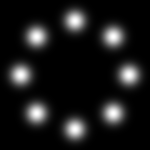
#> input picture test.png, 150 x 150 px, given in place of test.jpg, which was not available
$ python analysis.py
#> lines starting #> are read from the running program, lines starting #| are printed output that depends on the picture; long printed decimals are rounded; pictures that were not available may be replaced by others from this repository, and a replacement may not be noted
import cv2
import os

import matplotlib.pyplot as plt
import numpy as np

plt.rcParams['font.sans-serif'] = ['Arial']  # 如果要显示中文字体,则在此处设为：SimHei
plt.rcParams['axes.unicode_minus'] = False  # 显示负号
plt.rcParams['font.size'] = 40
# plt.rcParams['font.weight'] = 'bold'

def calc_mse(a, b):
    return np.mean((a-b)**2)

def calc_rmse(a, b):
    return np.sqrt(np.mean((a-b)**2))

def cal_relative_error(a, b):
    return np.abs(a-b)/a

pcolor = {'red': (239/255, 131/255, 119/255),
          'blue': (65/255, 113/255, 156/255),
          'green': (173, 208, 92)}

def main():
    # [14 lines of commented-out code are left out]
    image = cv2.imread('test.jpg', cv2.IMREAD_GRAYSCALE)
#> image is the input picture: shape (150, 150); min 0, max 255, mean 25.9
    image = cv2.resize(image, (256,256))
#> image: shape (256, 256)

    phase_obj = image / 255 * 2 * np.pi *0.5 #* 0.5
    magnitudes = np.abs(np.fft.fft2(np.exp(1j*phase_obj)))
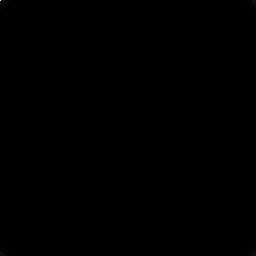
#> magnitudes: shape (256, 256) float64; min 0, max 55872.6, mean 9.2; drawn with min black and max white
    plt.figure()
    plt.imshow(phase_obj/(2*np.pi), cmap='gray', vmin=0, vmax=0.5)
    # plt.colorbar(ticks=[np.min(phase_obj), np.max(phase_obj)])
    plt.colorbar(ticks=[0, 0.5])   # 图上注明单位2Π rad
    plt.axis('off')
    plt.show()
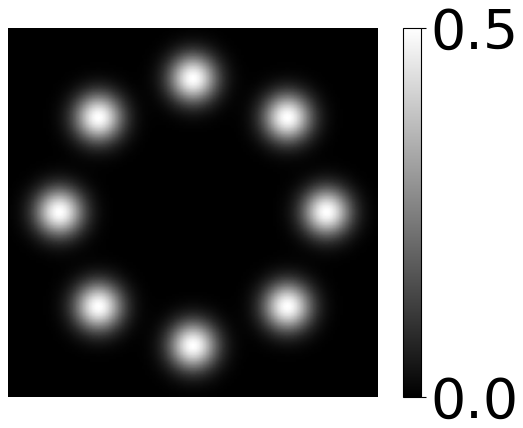
#> figure drawn by matplotlib, 2 panels
    plt.figure()
    plt.imshow(np.log(np.fft.fftshift(magnitudes**2)), cmap='gray', vmin=-7, vmax=22)
    print(np.min(np.log(np.fft.fftshift(magnitudes**2))), np.max(np.log(np.fft.fftshift(magnitudes**2))))
#| -inf 21.862
    plt.plot([128]*256, range(256), color=pcolor['red'], linestyle='--', linewidth=5)
    # plt.imshow(np.fft.fftshift(magnitudes), cmap='gray')
    plt.colorbar(ticks=[-7, 22])
    plt.axis('off')
    plt.show()
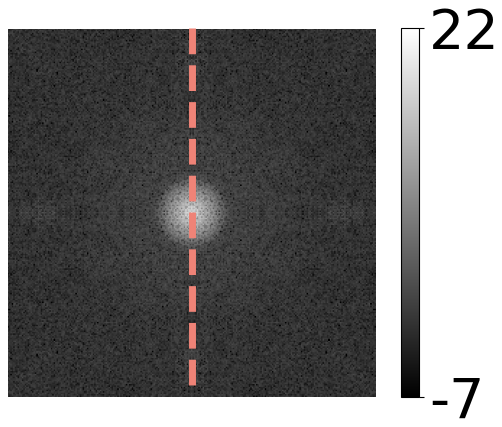
#> figure drawn by matplotlib, 2 panels
    plt.figure()
    plt.plot(np.arange(-0.5, 0.5, 1/256), np.log(np.fft.fftshift(magnitudes**2))[image.shape[0]//2, :], color=pcolor['blue'])
    plt.xlim([-0.5, 0.5])
    plt.xticks([-0.5, 0 , 0.5], fontsize=16)
    plt.yticks(fontsize=16)
    plt.show()
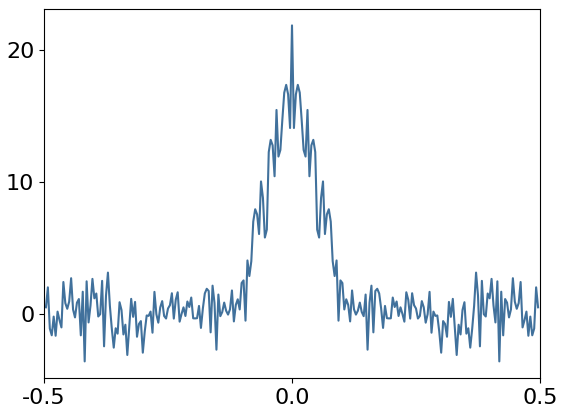
#> figure drawn by matplotlib, 1 panel
    # 原光强图
    plt.figure()
    plt.imshow(np.fft.fftshift(magnitudes**2), cmap='gray')
    plt.show()
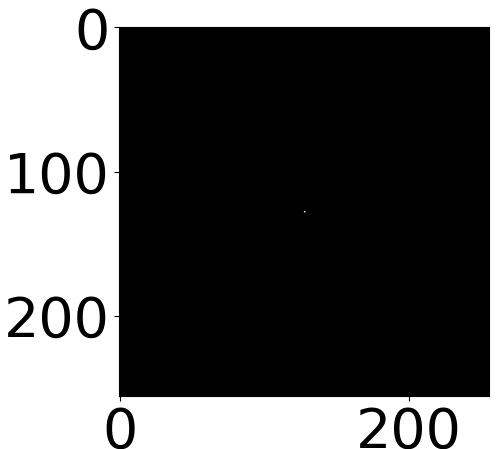
#> figure drawn by matplotlib, 1 panel
    plt.figure()
    plt.plot(np.arange(-0.5, 0.5, 1/256),np.fft.fftshift(magnitudes**2)[image.shape[0]//2, :], color=pcolor['blue'])
    plt.show()
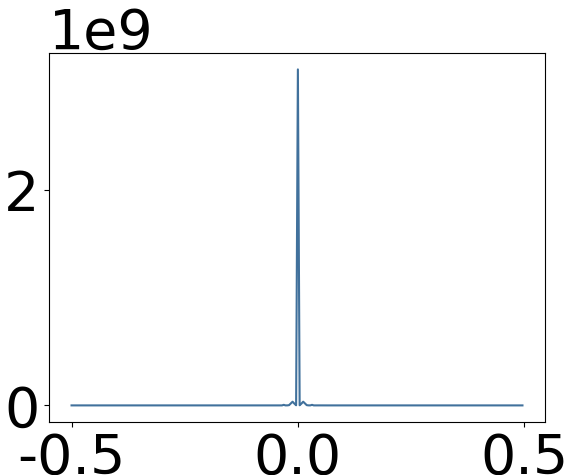
#> figure drawn by matplotlib, 1 panel; curve peaks at x = 0, y = 3.12e+09

    # [270 lines of commented-out code are left out]

main()
